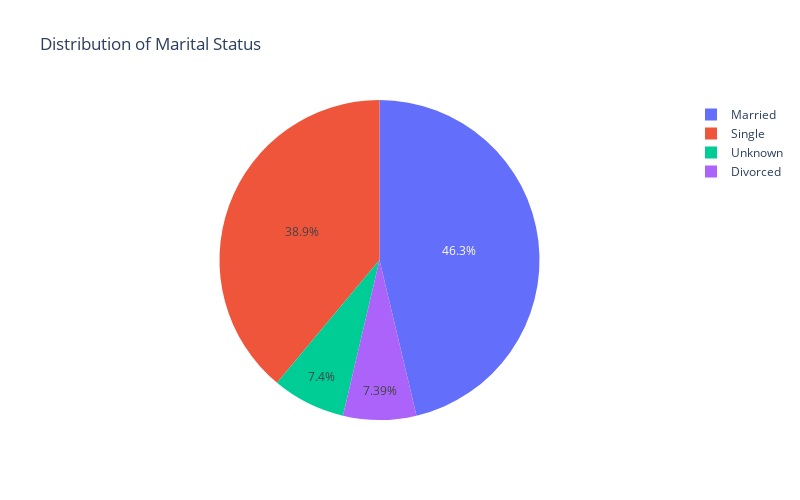

The notebook cell this image was saved under:
### Code cell
# pie chart showing distribution of education level
fig = go.Figure()

fig.add_trace(go.Pie(labels = ['Divorced', 'Married', 'Single', 'Unknown'], values = [len(divorced), len(married), len(single), len(unknown)]))
fig.update_layout(title = 'Distribution of Marital Status', width = 800, height = 500)
fig.show()

### Figure 1 — Plotly figure (JSON) as saved in the notebook; plotly's stock layout.template omitted (floating-point values rounded to 4 significant figures)
{"data": [{"labels": ["Divorced", "Married", "Single", "Unknown"], "type": "pie", "values": [748, 4687, 3943, 749]}], "layout": {"height": 500, "hiddenlabels": [], "title": {"text": "Distribution of Marital Status"}, "width": 800}}
